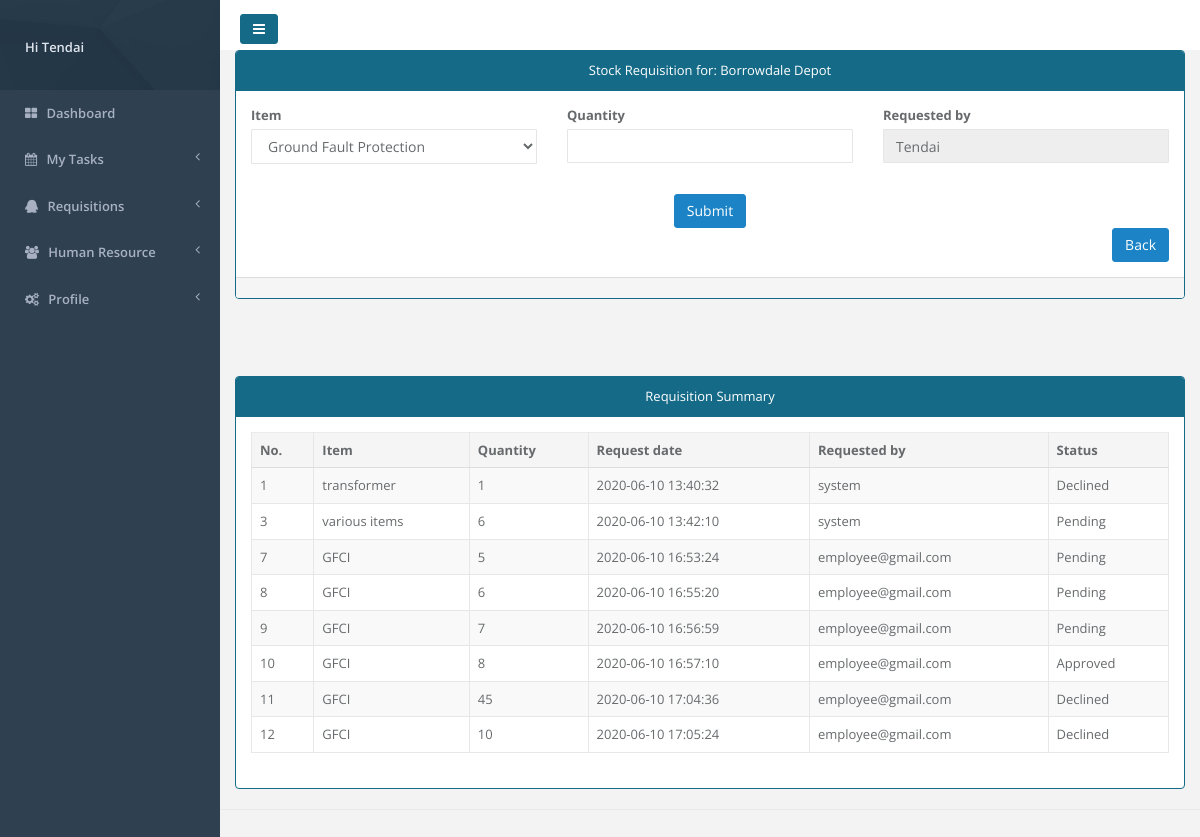
Screenshot of /Employee/index.php?page=requisition.php (signed in) with the database file from the repository.
### tables this page shows
CREATE TABLE `requisition` (
  `id` int(21) NOT NULL AUTO_INCREMENT,
  `item` varchar(50) NOT NULL,
  `quantity` int(21) NOT NULL,
  `branch` varchar(50) NOT NULL,
  `status` int(3) NOT NULL DEFAULT '-1',
  `created_by` varchar(50) NOT NULL,
  `date_created` timestamp NOT NULL DEFAULT CURRENT_TIMESTAMP,
  PRIMARY KEY (`id`)
);

### Employee/requisition.php (the view, shortened to what this page needs)
<?php
 include_once('../db_con/db.php');
	$branch = $_SESSION['branch'];
?>
<!DOCTYPE html>
<html>
	<head>
		<link rel="stylesheet" href="css/bootstrap.min.css"/>
	   <link href="css/style.css" rel="stylesheet">
	</head>
	<body>
		<div class="container-fluid">
			<div class="panel panel-primary">
				<div class="panel-heading" align="center">Stock Requisition for: <?php echo ucwords($branch); ?></div>
				<div class="panel-body">
					<form  method="post">
									<div class="row">
											<div class="form-group  col-md-4">
												<div class="form-group">
													<label for="from" class="formText">Item</label>
														<select name="item">
															<option value="GFCI">Ground Fault Protection</option>
														</select>
												</div>
											</div>
											<div class="form-group  col-md-4">
												<label for="from" class="formText">Quantity</label>
												<input type="number" min="1" max="" class="form-control" name="quantity"/>
											</div>
											<div class="form-group  col-md-4">
												<label for="from" class="formText">Requested by</label>
												<input type="text" class="form-control" readonly value = "<?=ucfirst($_SESSION['firstname']);?>"/>
											</div>
									</div>
									<div class="buttonHolder">
										<div class="col-md-12">
											<input style="float:center;" value="Submit" type="submit" id="submit" name="submit" class="btn btn-success">
										</div>
									</div>
									 <div align="right">
											<a href="index.php?page=viewCo.php&id=<?php echo $id;?>" class="btn btn-large btn-success">Back</a>
										</div>
					</form>
				</div>
				<div class="panel-footer">
                </div>
			</div>
			  <p></br></p>
			<p></br></p>
			<div class="panel panel-primary">
				<div class="panel-heading"  style="text-align:center;">Requisition Summary</div>
					<div class="panel-body">
						<table class="table table-condensed table-bordered table-striped">
							<thead>
							<th>No.</th>
							<th>Item</th>
							<th>Quantity</th>
							<th>Request date</th>
							<th>Requested by</th>
							<th>Status</th>
							</thead>
							<?php
							$sql13="select * from requisition where branch = '$branch'";
							$query3 = mysqli_query($con,$sql13);
							?>
								<tbody>
									<?php while($order = mysqli_fetch_array($query3)):?>
									<tr>
										<td><?=$order['id'];?></td>
										<td><?=$order['item'];?></a></td>
										<td><?=$order['quantity'];?></td>
										<td><?=$order['date_created'];?></td>
										<td><?=$order['created_by'];?></td>
										<td><?php
											if($order['status'] == -1)
											{
												echo "Pending";
											}
											else if($order['status'] == 0)
											{
												echo "Declined";
											}
											else
											{
												echo "Approved";
											}?></td>
									</tr>
								<?php endwhile; ?>
								</tbody>
						</table>
					</div>
			</div>
		</div>
	</body>
</html>

### Employee/index.php (shortened to what this page needs)
<?php
$name = $_SESSION['firstname'];
?>
<!DOCTYPE html>
<html>
	<head>
		<link rel="stylesheet" href="../css/bootstrap.min.css"/>
    	 <link href="../font-awesome/css/font-awesome.css" rel="stylesheet">
         <link href="../css/profPic.css" rel="stylesheet" type="text/css">
	<link href="../css/plugins/morris/morris-0.4.3.min.css" rel="stylesheet">
    <link href="../css/style.css" rel="stylesheet">
	</head>
	<body>
	 <div id="wrapper">
    <nav class="navbar-default navbar-static-side" role="navigation">
        <div class="sidebar-collapse" >
             <ul class="nav" id="side-menu">
                <li class="nav-header">
                    <div class="dropdown profile-element">
                        <a data-toggle="dropdown" class="dropdown-toggle" href="#">
                            <span class="clear"> <span class="block m-t-xs"> <strong class="font-bold"><?php  echo "Hi ".ucfirst($name);?></strong>
                             </span>  </span> </a>
                    </div>
                </li>
				    <li>
                    <a href="index.php?page=dashboard.php"><i class="fa fa-th-large"></i> <span class="nav-label">Dashboard</span> <span></span></a>
                </li>
				<li>
                     <a href="#"><i class="fa fa-calendar"></i> <span class="nav-label">My Tasks</span><span class="fa arrow"></span></a>
                </li>
                 <li>
					  <a href="#"><i class=" fa fa-qq"></i> <span class="nav-label">Requisitions</span><span class="fa arrow"></span></a>
				</li>
                <li>
					 <a href="#"><i class=" fa fa-users"></i> <span class="nav-label">Human Resource</span><span class="fa arrow"></span></a>
				</li>
				<li>
                     <a href="#"><i class="fa fa-cogs"></i> <span class="nav-label">Profile</span><span class="fa arrow"></span></a>
                </li>
            </ul>
        </div>
    </nav>
        <div id="page-wrapper" class="gray-bg">
        <div class="row border-bottom">
        <nav class="navbar navbar-static-top white-bg" role="navigation" style="margin-bottom: 0">
        <div class="navbar-header">
            <a class="navbar-minimalize minimalize-styl-2 btn btn-primary " href="#"><i class="fa fa-bars"></i> </a>
        </div>
        </nav>
                <?php
        $pg = @$_REQUEST['page'];
        if($pg != "" && file_exists(dirname(__FILE__)."/".$pg)){
        require(dirname(__FILE__)."/".$pg);
        }elseif(!file_exists(dirname(__FILE__)."/".$pg))
        include_once(dirname(__FILE__)."/pages/404.php");
        else{
        }
?>
        </div>
		</div>
        </div>
	</body>
</html>

### Employee/index.php (style rules this page uses)
.buttonHolder { text-align: center; }

### Employee/requisition.php (style rules this page uses)
body { background-size: 100vw 100vh; }
.buttonHolder { text-align: center; }

### rows the page displays
requisition: id "1", item "transformer", quantity "1", date_created "2020-06-10 13:40:32", created_by "system", status "Declined"
requisition: id "3", item "various items", quantity "6", date_created "2020-06-10 13:42:10", created_by "system", status "Pending"
requisition: id "7", item "GFCI", quantity "5", date_created "2020-06-10 16:53:24", created_by "employee@gmail.com", status "Pending"
requisition: id "8", item "GFCI", quantity "6", date_created "2020-06-10 16:55:20", created_by "employee@gmail.com", status "Pending"
requisition: id "9", item "GFCI", quantity "7", date_created "2020-06-10 16:56:59", created_by "employee@gmail.com", status "Pending"
requisition: id "10", item "GFCI", quantity "8", date_created "2020-06-10 16:57:10", created_by "employee@gmail.com", status "Approved"
requisition: id "11", item "GFCI", quantity "45", date_created "2020-06-10 17:04:36", created_by "employee@gmail.com", status "Declined"
requisition: id "12", item "GFCI", quantity "10", date_created "2020-06-10 17:05:24", created_by "employee@gmail.com", status "Declined"

### other values shown
$name "Tendai"
$branch "Borrowdale Depot"
